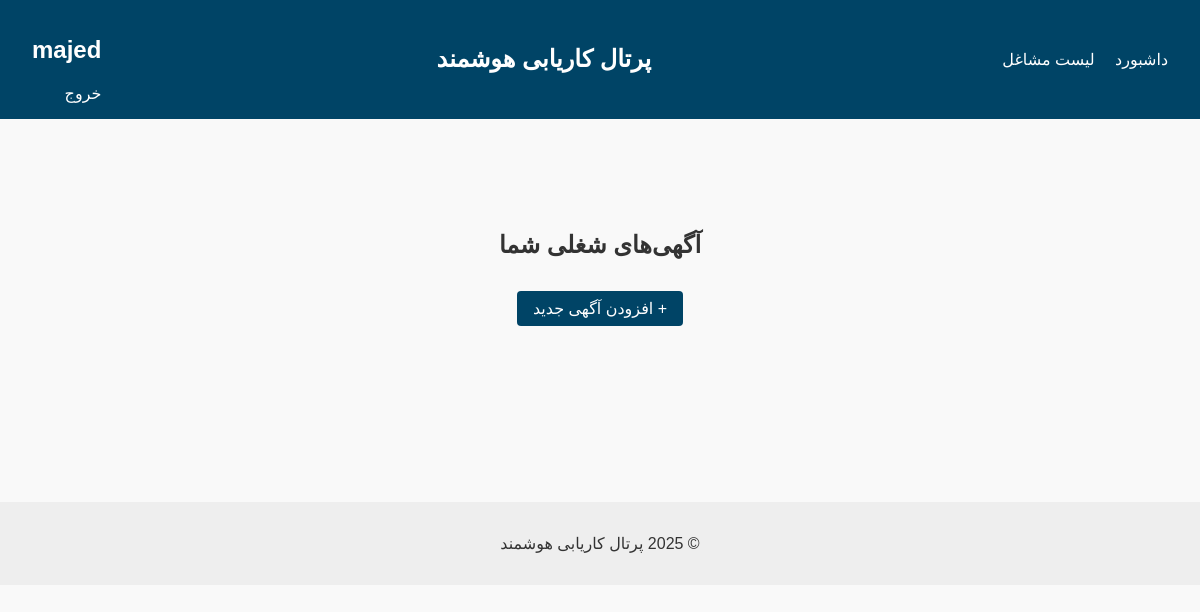
The page /dashboard/employer/ (signed in) on the database as committed earlier.
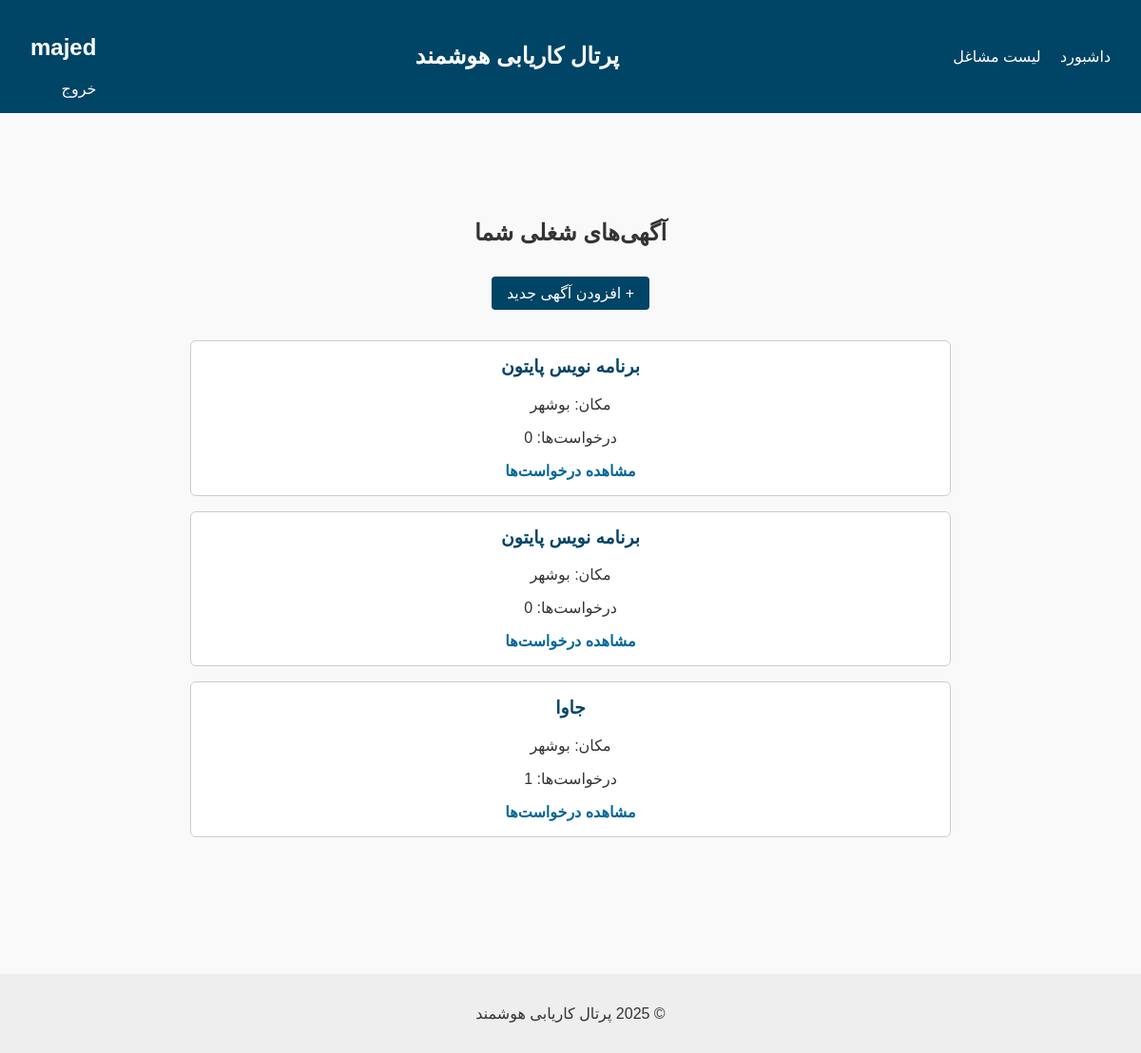
The same page on the database as committed later.
### jobs/models.py (models this page shows, shortened)
class Job(models.Model):
    employer = models.ForeignKey(settings.AUTH_USER_MODEL, on_delete=models.CASCADE)
    title = models.CharField(max_length=200)
    description = models.TextField()
    location = models.CharField(max_length=100)
    salary = models.CharField(max_length=100)
    is_active = models.BooleanField(default=True)
    created_at = models.DateTimeField(auto_now_add=True)

### dashboard/views.py (the view)
# urls.py: path('employer/', views.employer_dashboard, name='employer_dashboard'),
@login_required
def employer_dashboard(request):
    if not request.user.is_employer:
        return render(request, '403.html')  # Optional: handle unauthorized access
    jobs = Job.objects.filter(employer=request.user)
    applications = Application.objects.filter(job__in=jobs)
    return render(request, 'dashboard/employer/employer_dashboard.html', {
        'jobs': jobs,
        'applications': applications
    })

### templates/dashboard/employer/employer_dashboard.html
{% extends 'base.html' %}
{% block content %}
<main>
    <section class="dashboard">
      <h2>آگهی‌های شغلی شما</h2>
      <a href="{% url 'employer_job_create' %}" class="btn">+ افزودن آگهی جدید</a>
      <div class="job-list">
          {% for job in jobs %}
        <div class="job-card">
          <h3>{{ job.title }}</h3>
          <p>مکان: {{ job.location }}</p>
          <p>درخواست‌ها: {{ job.application_set.count }}</p>
          <a href="{% url 'job-applications' job.id %}">مشاهده درخواست‌ها</a>
        </div>
        {% endfor %}
      </div>
    </section>
  </main>
{% endblock %}

Rows that differ between the two databases and show on the page:
added Job: title "برنامه نویس پایتون", location "بوشهر", application_set.count "0"
added Job: title "برنامه نویس پایتون", location "بوشهر", application_set.count "0"
added Job: title "جاوا", location "بوشهر", application_set.count "1"
